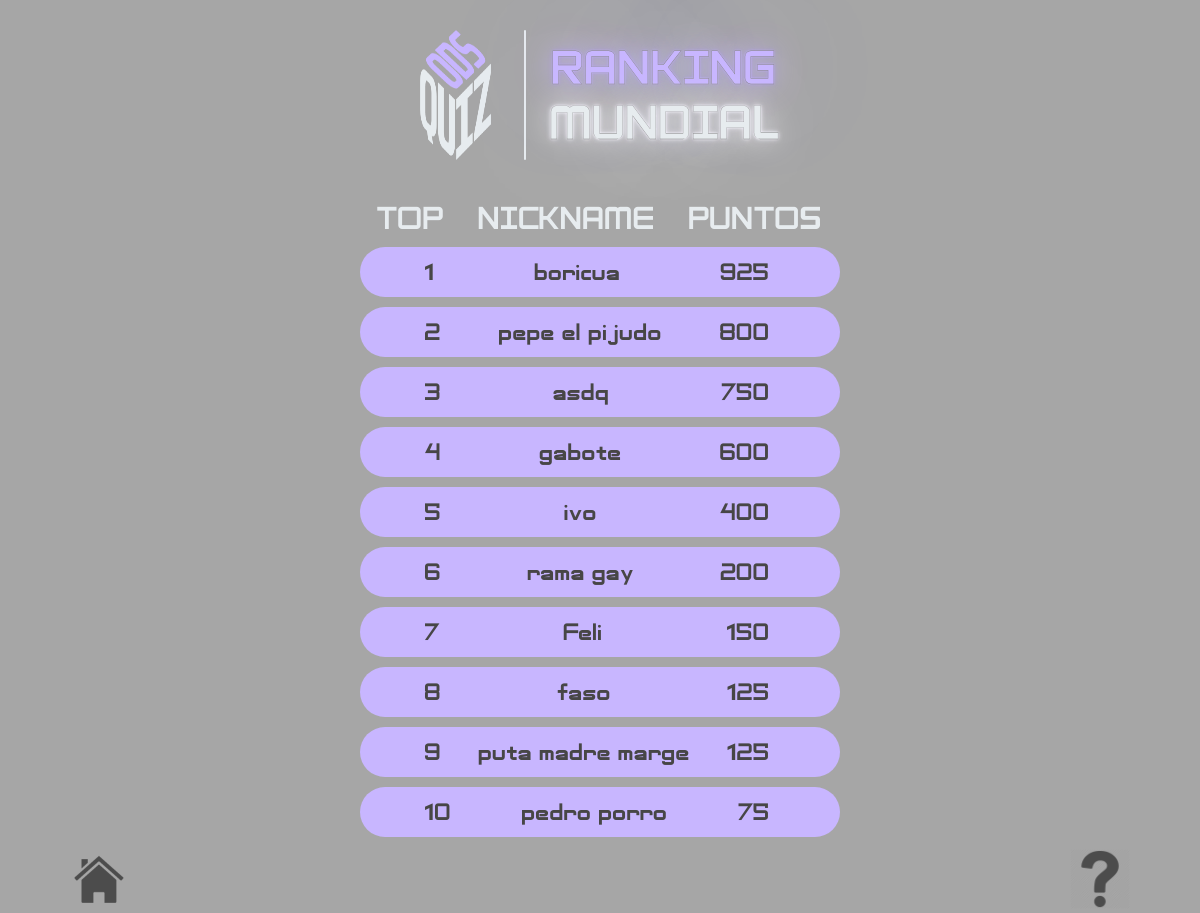
Page /ranking on the committed database.
### tables this page shows
CREATE TABLE "Ranking" (
	`Nombre`	TEXT NOT NULL,
	`Puntaje`	NUMERIC
);

### Proyecto/main.py (the view)
@app.route("/ranking")
def ranking():
  conn = sqlite3.connect('ODS.db')
  q = f"""SELECT * from Ranking
          ORDER BY Puntaje DESC
          LIMIT 10"""
  x = conn.execute(q)
  lista = x.fetchall()
  print(lista)
  return render_template('ranking.html', lineamostrar = lista)
  conn.close()

### Proyecto/templates/ranking.html (shortened to what this page needs)
<!DOCTYPE html>
<html lang="en">
<head>
    <link href="{{ url_for('static', filename='styles/ranking_style.css') }}" rel="stylesheet">
</head>
<body>
    <section class="contenedor">
        <div class="header">
            <div class="contenedor-chico">
                <div class="imagen">
                    <img src="{{ url_for('static', filename = 'img/LOGO.png')}}" alt="" >
                </div>
                <div class="puntaje">
                    <div class="texto">
                        RANKING
                    </div>
                    <div class="puntajes">
                        MUNDIAL
                    </div>
                </div>
            </div>
        </div>
    </section>
    <section id="contencion">
        <div id="textos">
            <p>TOP</p>
            <p>NICKNAME</p>
            <p>PUNTOS</p>
        </div>
        {% for i in range(10) %}
        <div id="casilla">
            <div class="div-1">{{i+1}}</div>
            <div>{{ lineamostrar[i][0] }}</div>
            <div class="div-2">{{ lineamostrar[i][1] }}</div>
        </div>
        {% endfor %}
    </section>
    <footer class="pie-de-pagina">
        <div class="inicio">
            <img src="{{ url_for('static', filename = 'img/casa-inicio.jpg')}}" alt="" onclick="window.location.href='{{ url_for('index')}}';">
        </div>
        <div class="ayuda">
            <img src="{{ url_for('static', filename = 'img/ayuda.jpg')}}" alt="" onclick="window.location.href='{{ url_for('informacion')}}';">
        </div>
    </footer>
</body>
</html>

### Proyecto/static/styles/ranking_style.css (style rules this page uses)
:root { --gris-medio-claro: #474646; --gris-oscuro: #1C262A; --violeta: #C8B6FF; --blanquito: #E7ECEF; --gris-claro: #A6A6A6; --neon: 0 0 2px #C8B6FF,0 0 30px #C8B6FF,0px 0px 5px #a293d1, 0 0 150px #a493d1; --neon-blanquito: 0 0 2px #f6f3ff,0 0 30px #f8f6ff,0px 0px 5px #f2f0fa, 0 0 150px #f0eef7; }
* { margin: 0; padding: 0; }
body { background-color: var(--gris-claro); }
.contenedor { width: 100%; height: auto; background-color: var(--gris-claro); }
.header { width: 100%; height: auto; }
.contenedor-chico { width: 30%; height: 200px; margin: auto; display: flex; flex-direction: row; justify-content: center; gap: 25px; }
.imagen img { width: 90%; height: 65%; margin-top: 30px; }
.puntaje { display: flex; flex-direction: column; margin-top: 40px; text-align: center; }
.texto { color: var(--violeta); font-size: 3em; font-family: 'Adventure-Subtitles'; text-shadow: var(--neon); -webkit-text-stroke: 0.4px grey; }
.puntajes { color: var(--blanquito); font-size: 3em; font-family: 'Adventure-Subtitles'; text-shadow: var(--neon-blanquito); -webkit-text-stroke: 0.3px grey; }
#contencion { width: 40%; height: auto; margin: auto; }
#textos { display: flex; justify-content: space-around; font-size: 2em; font-family: 'Adventure-Subtitles'; color: var(--blanquito); }
#casilla { display: flex; width: 100%; height: 50px; margin: auto; flex-direction: row; justify-content: space-between; align-items: center; gap: 10PX; background-color: var(--violeta); margin-top: 10px; border-radius: 2em; font-size: 1.5em; font-family: 'Adventure-Subtitles'; color: var(--gris-medio-claro); }
.div-1 { margin-left: 65px; }
.div-2 { margin-right: 70px; }
.pie-de-pagina { width: 100%; height: auto; display: flex; flex-wrap: wrap; justify-content: space-between; margin-top: 1%; }
.inicio { width: 20%; margin-left: 70px; }
.inicio img { width: 60px; height: 60px; }
.ayuda { width: 20%; align-items: flex-end; margin-right: 70px; }
.ayuda img { width: 60px; height: 60px; float: right; }

### rows in the picture
Ranking: Nombre "boricua", Puntaje "925"
Ranking: Nombre "pepe el pijudo", Puntaje "800"
Ranking: Nombre "asdq", Puntaje "750"
Ranking: Nombre "gabote", Puntaje "600"
Ranking: Nombre "ivo", Puntaje "400"
Ranking: Nombre "rama gay", Puntaje "200"
Ranking: Nombre "Feli", Puntaje "150"
Ranking: Nombre "faso", Puntaje "125"
Ranking: Nombre "puta madre marge", Puntaje "125"
Ranking: Nombre "pedro porro", Puntaje "75"

### other values in the picture
{{ i+1 }} "1" "2" "3" "4" "5" "6" "7" "8" "9" "10"
